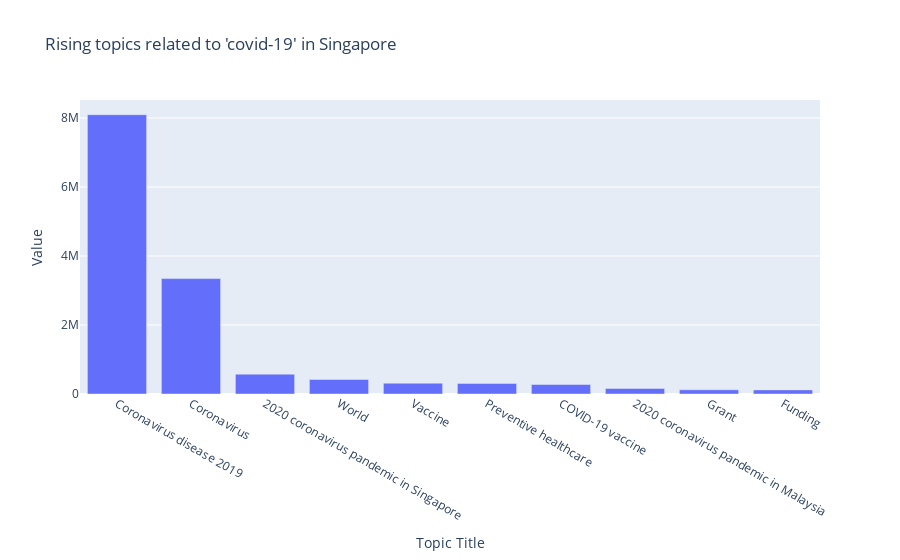
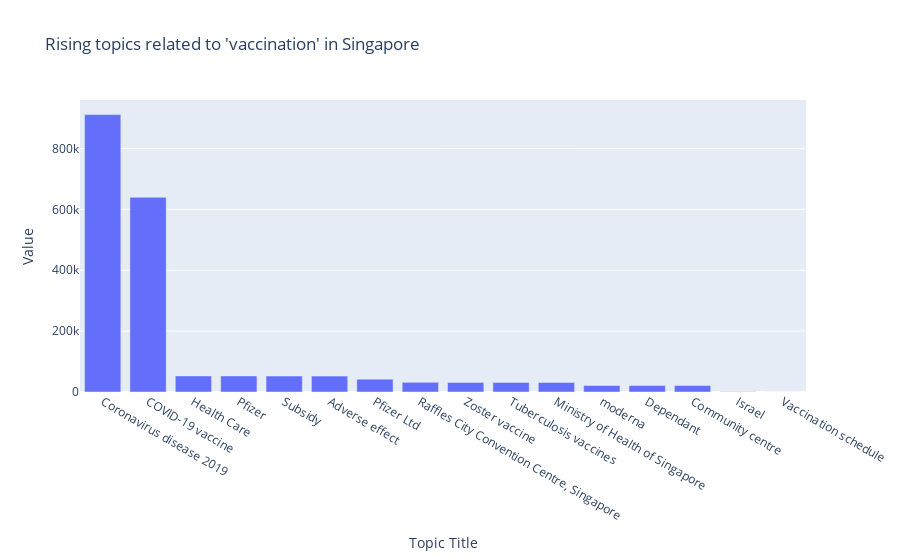

Notebook code cell kept with these figures, in order:
### Code cell
for policy in policy_list:
    plot_rising_topics(policy)
    time.sleep(3)

### Figure 1 — Plotly figure (JSON) as saved in the notebook; plotly's stock layout.template omitted (floating-point values rounded to 4 significant figures)
{"data": [{"alignmentgroup": "True", "hovertemplate": "Topic Title=%{x}<br>Value=%{y}<extra></extra>", "legendgroup": "", "marker": {"color": "#636efa"}, "name": "", "offsetgroup": "", "orientation": "v", "showlegend": false, "textposition": "auto", "type": "bar", "x": ["Coronavirus disease 2019", "Coronavirus", "2020 coronavirus pandemic in Singapore", "World", "Vaccine", "Preventive healthcare", "COVID-19 vaccine", "2020 coronavirus pandemic in Malaysia", "Grant", "Funding"], "xaxis": "x", "y": [8095850, 3345150, 575250, 422200, 313600, 307200, 276250, 158350, 121950, 119250], "yaxis": "y"}], "layout": {"barmode": "relative", "legend": {"tracegroupgap": 0}, "title": {"text": "Rising topics related to 'covid-19' in Singapore "}, "xaxis": {"anchor": "y", "domain": [0, 1], "title": {"text": "Topic Title"}}, "yaxis": {"anchor": "x", "domain": [0, 1], "title": {"text": "Value"}}}}

### Figure 2 — Plotly figure (JSON) as saved in the notebook; plotly's stock layout.template omitted (floating-point values rounded to 4 significant figures)
{"data": [{"alignmentgroup": "True", "hovertemplate": "Topic Title=%{x}<br>Value=%{y}<extra></extra>", "legendgroup": "", "marker": {"color": "#636efa"}, "name": "", "offsetgroup": "", "orientation": "v", "showlegend": false, "textposition": "auto", "type": "bar", "x": ["Coronavirus disease 2019", "COVID-19 vaccine", "Health Care", "Pfizer", "Subsidy", "Adverse effect", "Pfizer Ltd", "Raffles City Convention Centre, Singapore", "Zoster vaccine", "Tuberculosis vaccines", "Ministry of Health of Singapore", "moderna", "Dependant", "Community centre", "Israel", "Vaccination schedule"], "xaxis": "x", "y": [911500, 639800, 52650, 52650, 52400, 52200, 42300, 31650, 31500, 31450, 31400, 21150, 21050, 21000, 500, 170], "yaxis": "y"}], "layout": {"barmode": "relative", "legend": {"tracegroupgap": 0}, "title": {"text": "Rising topics related to 'vaccination' in Singapore "}, "xaxis": {"anchor": "y", "domain": [0, 1], "title": {"text": "Topic Title"}}, "yaxis": {"anchor": "x", "domain": [0, 1], "title": {"text": "Value"}}}}
